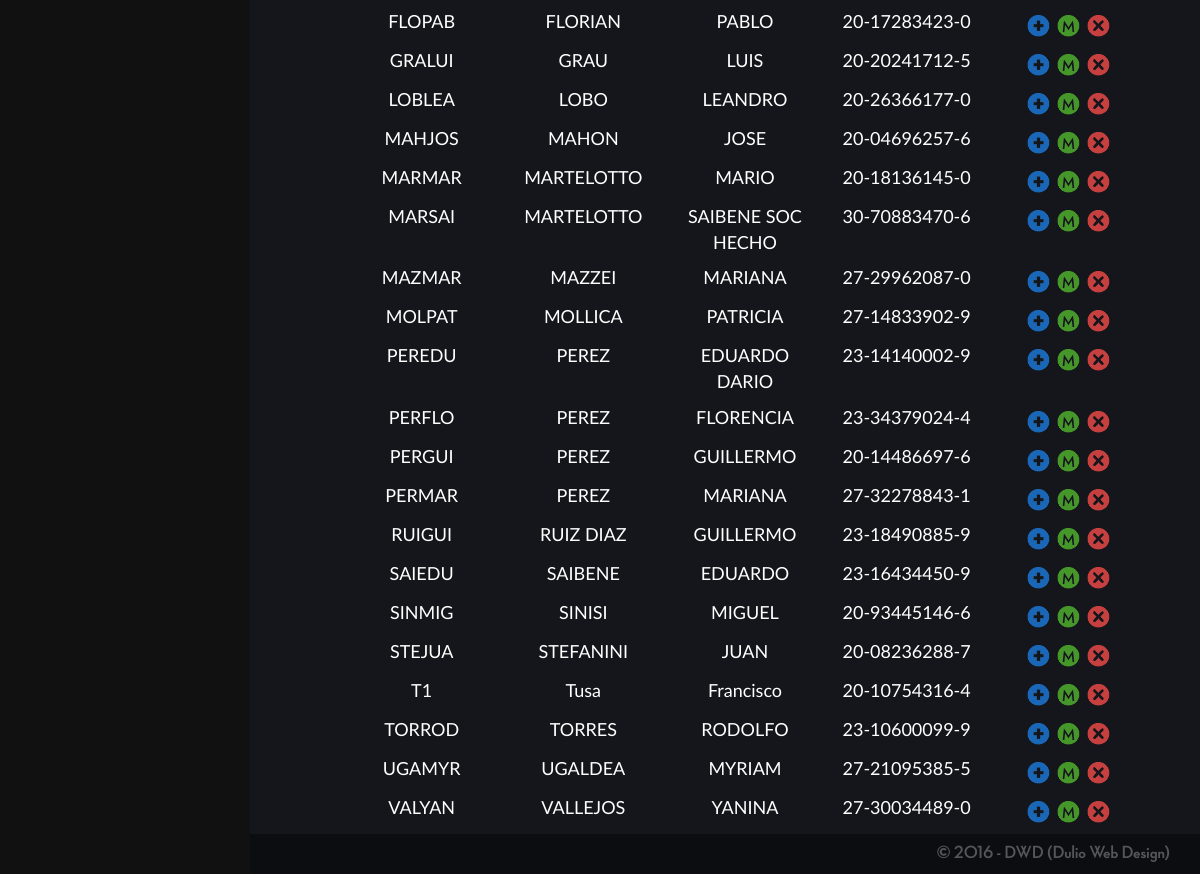
Before: /modificacionBajaCliente.php (signed in, lower part) with the older database file.
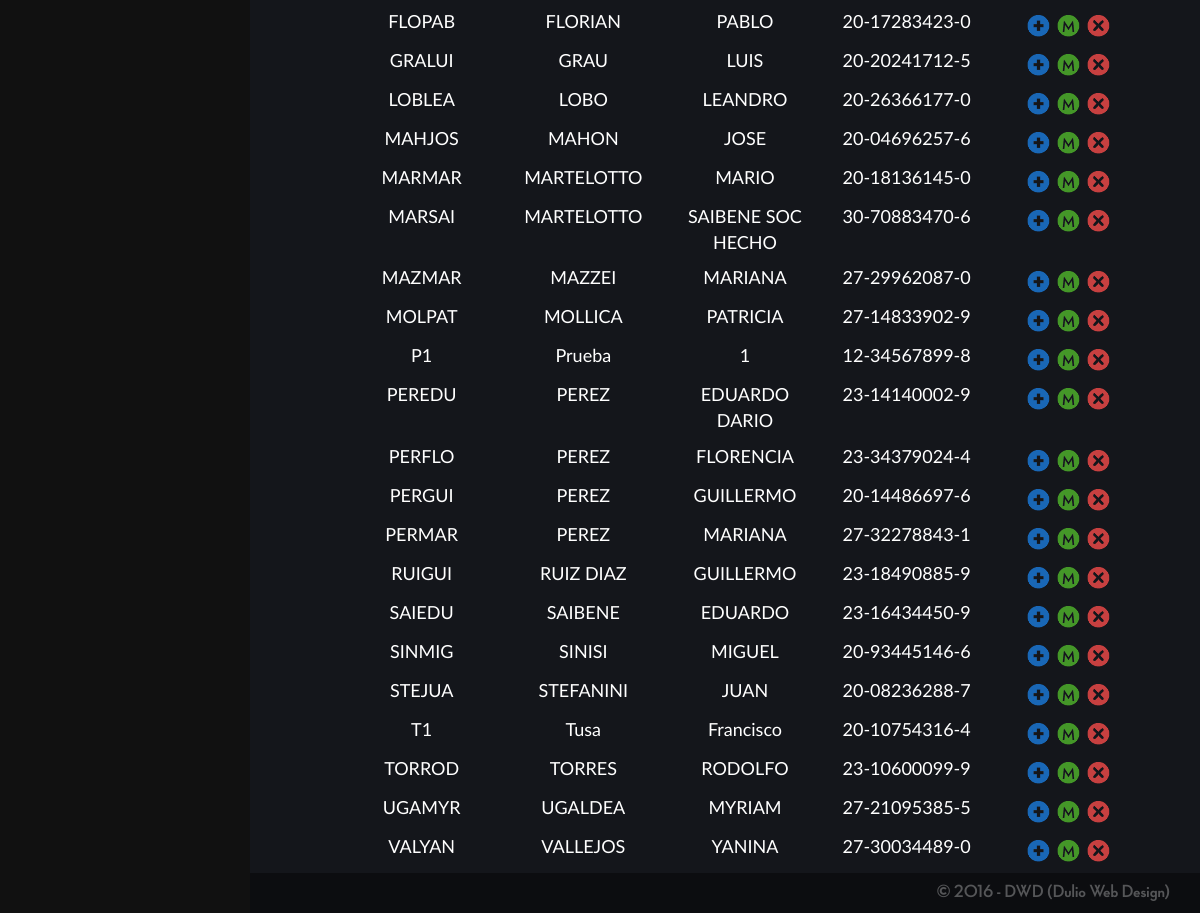
After: the same page with the newer database file.
### tables this page shows
CREATE TABLE `cliente` (
  `idCliente` varchar(10) NOT NULL,
  `nombre` varchar(100) NOT NULL,
  `apellido` varchar(100) NOT NULL,
  `CUIT` varchar(11) DEFAULT NULL,
  `fechaNacimiento` date DEFAULT NULL,
  `nacionalidad` varchar(100) DEFAULT NULL,
  `mail` varchar(100) DEFAULT NULL,
  `celular` varchar(40) DEFAULT NULL,
  `companiaCelular` varchar(50) DEFAULT NULL,
  `telefonoFijo` varchar(40) DEFAULT NULL,
  `habilitado` tinyint(1) NOT NULL DEFAULT '1',
  `honorarioBase` float NOT NULL DEFAULT '0',
  PRIMARY KEY (`idCliente`)
);

### modificacionBajaCliente.php (the view, shortened to what this page needs)
<!doctype html>
<html>
<head>
    <link rel="stylesheet" href="css/bootstrap.css">
    <link rel="stylesheet" href="estilospanel.css">
</head>
<body>
	<?php
		include "conecto.php";
	?>
	<div class="lateral">
		<?php
			include "modificar/logoInside.php";
		?>
	</div>
	<div class="principal">
		<div id="listado" class="contenido">
			<div class="row">
				<?php
					$sql = "SELECT * FROM cliente WHERE habilitado = 1 ORDER BY idCliente";
					$resultado = mysqli_query($conexion,$sql);
					while($clientes = mysqli_fetch_assoc($resultado)){
						$cuit = $clientes['CUIT'];
						$cuitAimprimir = $cuit[0].$cuit[1]."-".$cuit[2].$cuit[3].$cuit[4].$cuit[5].$cuit[6].$cuit[7].$cuit[8].$cuit[9]."-".$cuit[10];
						echo"
							<div class='row'>
								<div class='col-sm-1'>
									<p align='center'>
									</p>
								</div>
								<div class='col-sm-2'>
									<p align='center' class='listadoClientes'>
										".$clientes['idCliente']."
									</p>
								</div>
								<div class='col-sm-2'>
									<p align='center' class='listadoClientes'>
										".$clientes['apellido']."
									</p>
								</div>
								<div class='col-sm-2'>
									<p align='center' class='listadoClientes'>
										".$clientes['nombre']."
									</p>
								</div>
								<div class='col-sm-2'>
									<p align='center' class='listadoClientes'>
										".$cuitAimprimir."
									</p>
								</div>
								<div class='col-sm-2'>
									<p align='center'>
										<a class='verMas' href='#' id='".$clientes['idCliente']."'>
											<img src='img/mas.png' width='25px' alt='Ver Más'>
										</a>
										<a class='modificar' href='#' id='".$clientes['idCliente']."'>
											<img src='img/modificar.png' width='25px' alt='Modificar'>
										</a>
										<a class='eliminar' href='#' id='".$clientes['idCliente']."'>
											<img src='img/cross.png' width='25px' alt='Eliminar'>
										</a>
									</p>
								</div>
								<div class='col-sm-1'>
									<p align='center'>
									</p>
								</div>
							</div>
						";
					}
				?>
			</div>
		</div>
		<div class="inferior">
			<h4 align="right">
	    		<a target="_blank" class="footer" href="http://www.dulio.com.ar">&copy; 2016 - DWD (Dulio Web Design)</a>
	    	</h4>
		</div>
	</div>
</body>
</html>

Changed rows visible on the page:
added cliente: idCliente "P1", apellido "Prueba", nombre "1", CUIT "12-34567899-8"
